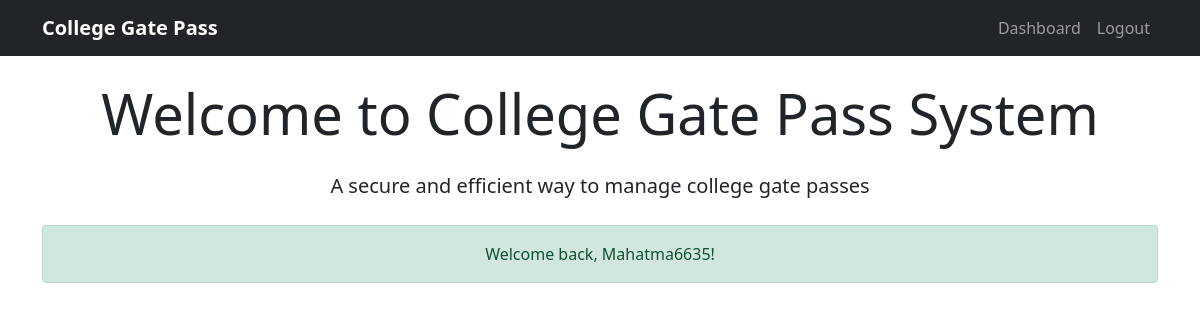
/ (signed in), run on an earlier commit of the app's database.
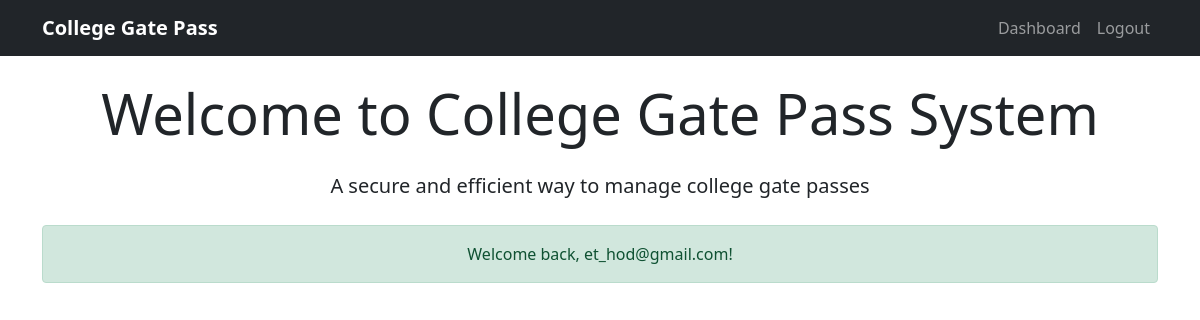
And on a later commit of the database.
### app.py (models this page shows, shortened)
class User(UserMixin, db.Model):
    id = db.Column(db.Integer, primary_key=True)
    email = db.Column(db.String(120), unique=True, nullable=False)
    password_hash = db.Column(db.String(128))
    name = db.Column(db.String(100))
    role = db.Column(db.String(20), nullable=False)
    department = db.Column(db.String(50))
    roll_number = db.Column(db.String(20))
    photo_path = db.Column(db.String(200))
    is_verified = db.Column(db.Boolean, default=False)

### app.py (the view)
@app.route('/')
def index():
    return render_template('index.html')

### app.py (called while the page is built)
@login_manager.user_loader
def load_user(user_id):
    return User.query.get(int(user_id))

### templates/index.html
{% extends "base.html" %}
{% block content %}
<div class="text-center">
    <h1 class="display-4 mb-4">Welcome to College Gate Pass System</h1>
    <p class="lead mb-4">A secure and efficient way to manage college gate passes</p>
    {% if not current_user.is_authenticated %}
        <div class="row justify-content-center">
            <div class="col-md-8">
                <div class="card">
                    <div class="card-body">
                        <h5 class="card-title">Get Started</h5>
                        <p class="card-text">Choose your role to sign up:</p>
                        <div class="d-grid gap-2">
                            <a href="{{ url_for('student_signup') }}" class="btn btn-primary">
                                <i class="bi bi-person-plus"></i> Student Sign Up
                            </a>
                            <a href="{{ url_for('hod_signup') }}" class="btn btn-success">
                                <i class="bi bi-person-badge"></i> HOD Sign Up
                            </a>
                            <a href="{{ url_for('security_signup') }}" class="btn btn-info">
                                <i class="bi bi-shield-check"></i> Security Staff Sign Up
                            </a>
                        </div>
                    </div>
                </div>
            </div>
        </div>
    {% else %}
        <div class="alert alert-success">
            Welcome back, {{ current_user.name if current_user.name else current_user.email }}!
        </div>
    {% endif %}
</div>
{% endblock %}

What changed in the data, as far as the page shows it:
changed User: name+email "Mahatma6635" → "et_hod@gmail.com"
